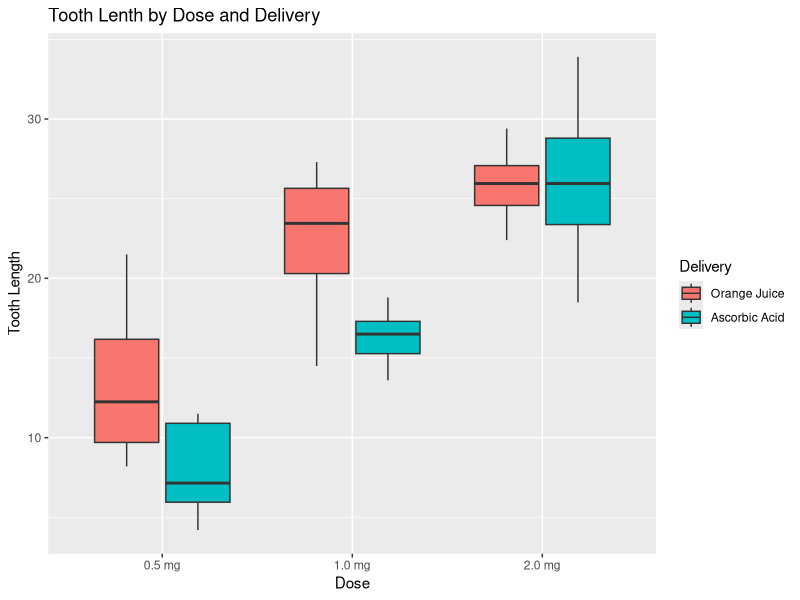

This chart was generated by the following R code:
## ---- chunk 1
library(ggplot2)
library(plyr)
library(dplyr)
library(data.table)
library(reshape2)
## ---- chunk 2

data(ToothGrowth)
summary(ToothGrowth)
str(ToothGrowth)

## ---- chunk 3
ToothGrowth$dose <- factor(ToothGrowth$dose, levels = c(0.5,1.0,2.0), labels=c("0.5 mg", "1.0 mg", "2.0 mg"),)

## ---- chunk 4
dose_supp <- ggplot(aes(y = len, x = dose, fill = supp), data = ToothGrowth) + geom_boxplot(outlier.shape=NA)
dose_supp <- dose_supp + labs(x = "Dose", y = "Tooth Length", title = "Tooth Lenth by Dose and Delivery")
dose_supp <- dose_supp + scale_fill_discrete(
                       name="Delivery",
                       labels=c("Orange Juice", "Ascorbic Acid"))
dose_supp

## ---- chunk 5

wide <- ToothGrowth %>% filter(supp == "OJ", dose == "0.5 mg") %>% 
    mutate(OJ_0.5mg = len) %>% select(OJ_0.5mg)
wide <- cbind(wide, ToothGrowth %>% filter(supp == "VC", dose == "0.5 mg") 
              %>% mutate(VC_0.5mg = len) %>% select(VC_0.5mg))
wide <- cbind(wide, ToothGrowth %>% filter(supp == "OJ", dose == "1.0 mg") 
              %>% mutate(OJ_1.0mg = len) %>% select(OJ_1.0mg))
wide <- cbind(wide, ToothGrowth %>% filter(supp == "VC", dose == "1.0 mg") 
              %>% mutate(VC_1.0mg = len) %>% select(VC_1.0mg))
wide <- cbind(wide, ToothGrowth %>% filter(supp == "OJ", dose == "2.0 mg") 
              %>% mutate(OJ_2.0mg = len) %>% select(OJ_2.0mg))
wide <- cbind(wide, ToothGrowth %>% filter(supp == "VC", dose == "2.0 mg") 
              %>% mutate(VC_2.0mg = len) %>% select(VC_2.0mg))

## ---- chunk 6
dose.0.5 <- t.test(wide['OJ_0.5mg'] - wide['VC_0.5mg'], paired = FALSE, var.equal = FALSE)
dose.0.5$conf.int
dose.0.5$p.value
## ---- chunk 7
dose.1.0 <- t.test(wide['OJ_1.0mg'] - wide['VC_1.0mg'], paired = FALSE, var.equal = FALSE)
dose.1.0$conf.int
dose.1.0$p.value
## ---- chunk 8
dose.1.5 <- t.test(wide['OJ_2.0mg'] - wide['VC_2.0mg'], paired = FALSE, var.equal = FALSE)
dose.1.5$conf.int
dose.1.5$p.value
